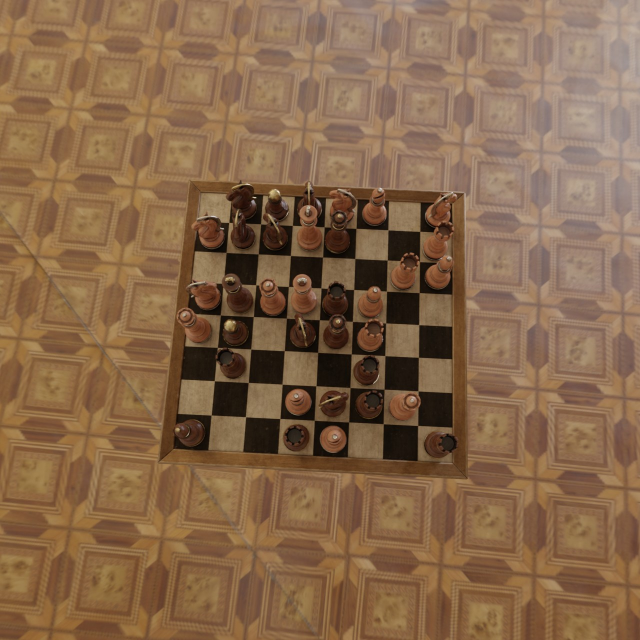
#> input picture data/test/1.jpg, 1280 x 1280 px (shown at 1/2 size)
$ python test_square_extraction.py
#> lines starting #> are read from the running program, lines starting #| are printed output that depends on the picture; after the words box and inside, x2 and y2 are one past the last pixel; in counts of white or black regions, pixels touching at a corner belong together
### board_detection.py
import cv2
import numpy as np

# ------------------------------------------------------------
# Utility: Order points TL, TR, BR, BL
# ------------------------------------------------------------
def order_corners(pts):
    pts = np.array(pts)
    s = pts.sum(axis=1)
    diff = np.diff(pts, axis=1)

    tl = pts[np.argmin(s)]
    br = pts[np.argmax(s)]
    tr = pts[np.argmin(diff)]
    bl = pts[np.argmax(diff)]
    return np.array([tl, tr, br, bl], dtype="float32")


# ------------------------------------------------------------
# Hough-line-based board detector
# ------------------------------------------------------------
def detect_using_lines(gray):
    edges = cv2.Canny(gray, 60, 180)

    # detect strong lines on the board edges
    lines = cv2.HoughLinesP(edges, 1, np.pi/180, threshold=120,
                            minLineLength=gray.shape[1]//4,
                            maxLineGap=40)
    if lines is None:
        return None

    lines = lines[:, 0]

    # endpoints of lines
    pts = []
    for x1, y1, x2, y2 in lines:
        pts.append([x1, y1])
        pts.append([x2, y2])

    pts = np.array(pts)

    # compute convex hull – should be the board
    hull = cv2.convexHull(pts)
    if len(hull) < 4:
        return None

    # simplify hull to 4 corners
    epsilon = 0.02 * cv2.arcLength(hull, True)
    approx = cv2.approxPolyDP(hull, epsilon, True)
    if len(approx) != 4:
        return None

    return approx.reshape(4, 2)


# ------------------------------------------------------------
# Contour-based square-grid detection
# ------------------------------------------------------------
# [60 lines left out: functions detect_using_contours, detect_using_chessboard, not called in this run]


# ------------------------------------------------------------
# MAIN: combine 3 methods
# ------------------------------------------------------------
def detect_board_corners(img):
    gray = cv2.cvtColor(img, cv2.COLOR_BGR2GRAY)

    # 1) Try line-based
    c1 = detect_using_lines(gray)
    if c1 is not None:
        return order_corners(c1)

    # 2) Try contour-based
    c2 = detect_using_contours(gray)
    if c2 is not None:
        return order_corners(c2)

    # 3) Fallback: findChessboardCornersSB
    c3 = detect_using_chessboard(gray)
    if c3 is not None:
        return order_corners(c3)

    return None  # nothing found


# ------------------------------------------------------------
# Warp the board so it is flat top-down
# ------------------------------------------------------------
def warp_board(img, corners, out_size=800):
    dst = np.array([
        [0, 0],
        [out_size-1, 0],
        [out_size-1, out_size-1],
        [0, out_size-1]
    ], dtype="float32")

    M = cv2.getPerspectiveTransform(corners.astype("float32"), dst)
    warped = cv2.warpPerspective(img, M, (out_size, out_size))
    return warped


# ============================================================
# Improved grid detection using Hough-lines on warped board
# ============================================================

# [88 lines left out: functions merge_close_lines, force_exact_lines, detect_grid_lines, draw_grid_lines, not called in this run]

### square_extraction.py
import cv2

def extract_squares(board_img):
    """Return list of 64 square images in FEN order (a8→h1)"""
    squares = []
    size = board_img.shape[0]  # assuming square image
    sq_size = size // 8

    for row in range(8):
        for col in range(8):
            y1 = row * sq_size
            x1 = col * sq_size
            square = board_img[y1:y1+sq_size, x1:x1+sq_size]
            squares.append(square)
    return squares

### test_square_extraction.py
import cv2
import os
import matplotlib.pyplot as plt
from board_detection import detect_board_corners, warp_board
from square_extraction import extract_squares

# -------------------------
# Load image
# -------------------------
image_path = "data/test/1.jpg"
image = cv2.imread(image_path)
#> image is the input picture: shape (1280, 1280, 3); mean B, G, R 74.5, 103, 134.5

if image is None:
    raise FileNotFoundError(f"Could not load image: {image_path}")

# -------------------------
# Detect board corners
# -------------------------
corners = detect_board_corners(image)
#> in detect_board_corners, `gray = cv2.cvtColor(img, cv2.COLOR_BGR2GRAY)`:
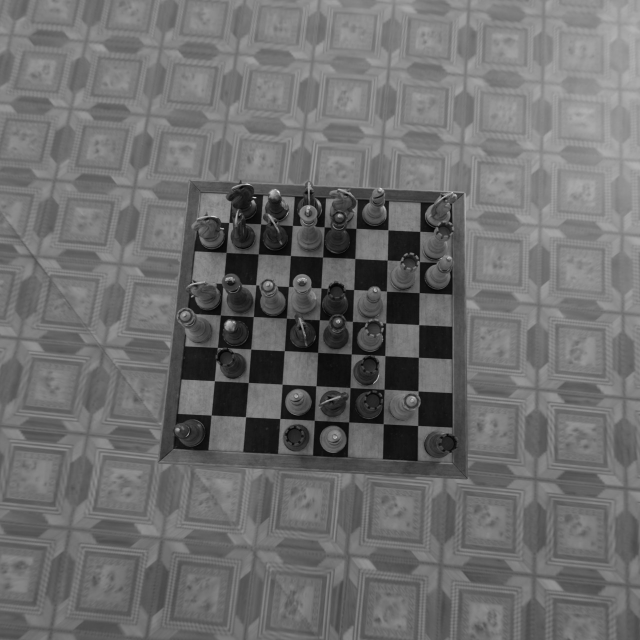
#> gray: shape (1280, 1280) (shown at 1/2 size); min 1, max 237, mean 109.1
#> in detect_using_lines, `edges = cv2.Canny(gray, 60, 180)`:
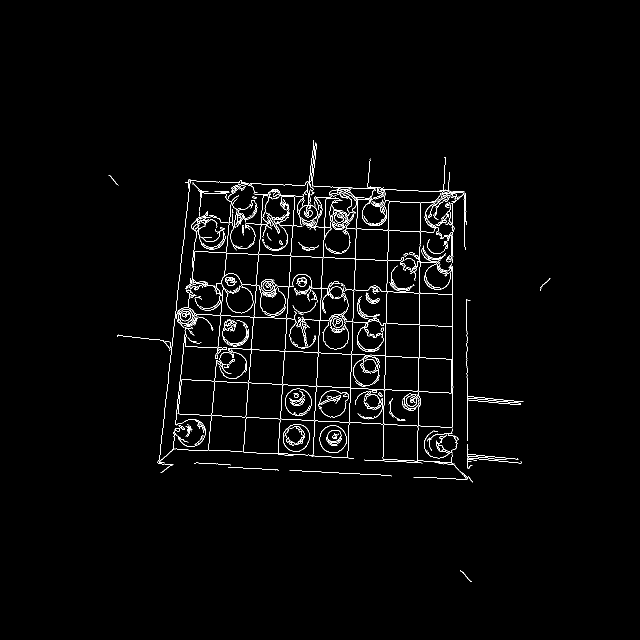
#> edges: shape (1280, 1280) (shown at 1/2 size); 1.8% white in thin lines or dots, all inside (x1, y1, x2, y2) = (217, 280, 1101, 1164)
#> in detect_using_lines, `lines = cv2.HoughLinesP(edges, 1, np.pi/180, threshold=120, minLineLen..`: lines = 22 rows, first 6: [336, 757, 934, 788], [623, 942, 653, 373], [329, 825, 935, 857], [905, 957, 905, 384], [333, 690, 709, 709], [456, 934, 782, 951]
#> the loop in detect_using_lines, `for x1, y1, x2, y2 in lines:` made 22 passes
#> (x1, y1, x2, y2) on passes 1 to 12: (336, 757, 934, 788), (623, 942, 653, 373), (329, 825, 935, 857), (905, 957, 905, 384), (333, 690, 709, 709), (456, 934, 782, 951), (695, 946, 712, 459), (342, 930, 394, 436), (351, 626, 771, 648), (370, 691, 404, 362), (424, 825, 457, 446), (564, 768, 592, 371)
#> after the loop in detect_using_lines, `for x1, y1, x2, y2 in lines:`: pts = 44 pairs, first value 329 to 935, second value 359 to 957
#> in detect_using_lines, `hull = cv2.convexHull(pts)`: hull = contour of 9 points, box (x1, y1, x2, y2) (329, 359, 936, 958), area 334388
#> in detect_using_lines, `epsilon = 0.02 * cv2.arcLength(hull, True)`: epsilon = 45.07
#> in detect_using_lines, `approx = cv2.approxPolyDP(hull, epsilon, True)`: approx = [[905, 957], [342, 930], [379, 359], [931, 410]]
#> in order_corners, `s = pts.sum(axis=1)`: s = [1862, 1272, 738, 1341]
#> in order_corners, `diff = np.diff(pts, axis=1)`: diff = [52, 588, -20, -521]
#> in order_corners, `tl = pts[np.argmin(s)]`: tl = [379, 359]
#> in order_corners, `br = pts[np.argmax(s)]`: br = [905, 957]
#> in order_corners, `tr = pts[np.argmin(diff)]`: tr = [931, 410]
#> in order_corners, `bl = pts[np.argmax(diff)]`: bl = [342, 930]
#> corners = [[379, 359], [931, 410], [905, 957], [342, 930]]

if corners is None:
    raise ValueError("❌ Board not detected")

# -------------------------
# Warp the board
# -------------------------
warped = warp_board(image, corners, out_size=800)
#> in warp_board, `M = cv2.getPerspectiveTransform(corners.astype("float32"), dst)`: M = [[1.35, 0.0874, -542.6], [-0.128, 1.39, -449.2], [-7.83e-05, 2.54e-05, 1]]
#> in warp_board, `warped = cv2.warpPerspective(img, M, (out_size, out_size))`:
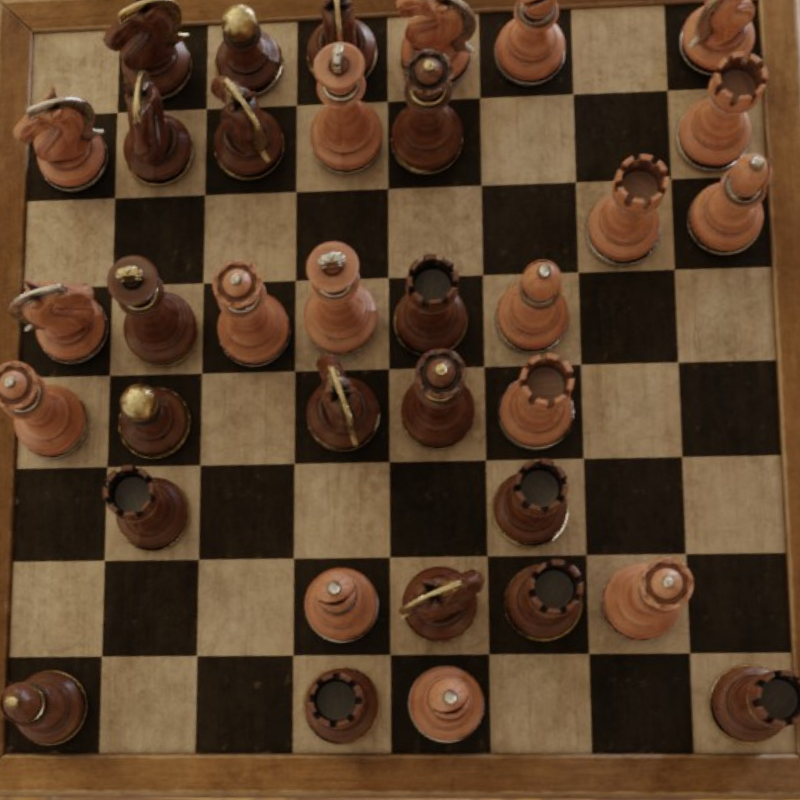
#> warped: shape (800, 800, 3); mean B, G, R 42.1, 63.4, 87.4

# -------------------------
# Draw simple gridlines
# -------------------------
grid_img = warped.copy()
sq_size = warped.shape[0] // 8
#> sq_size = 100

for i in range(1, 8):
    cv2.line(grid_img, (0, i * sq_size), (warped.shape[1], i * sq_size), (0, 255, 0), 2)
    cv2.line(grid_img, (i * sq_size, 0), (i * sq_size, warped.shape[0]), (0, 255, 0), 2)
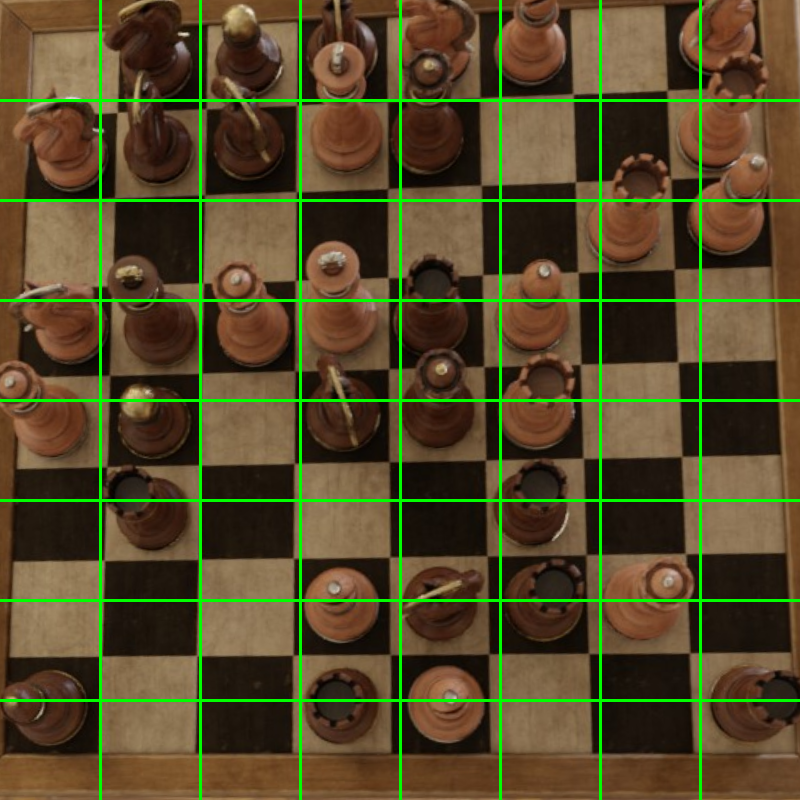
#> grid_img: shape (800, 800, 3); 5.18% of pixels changed, all inside (x1, y1, x2, y2) = (0, 0, 800, 800)

plt.figure(figsize=(8, 8))
plt.imshow(cv2.cvtColor(grid_img, cv2.COLOR_BGR2RGB))
plt.title("Warped Board with Gridlines")
plt.axis("off")
plt.show()

# -------------------------
# Extract squares
# -------------------------
squares = extract_squares(warped)
#> after the loop in extract_squares, `for row in range(8):`: squares = 64 items
#> squares = 64 items

# -------------------------
# Save squares
# -------------------------
output_dir = "outputs/squares_test"
os.makedirs(output_dir, exist_ok=True)

for i, sq in enumerate(squares):
    cv2.imwrite(f"{output_dir}/square_{i}.png", sq)
#> this loop made 64 passes
#> pass 1, `cv2.imwrite(f"{output_dir}/square_{i}.png", sq)`:
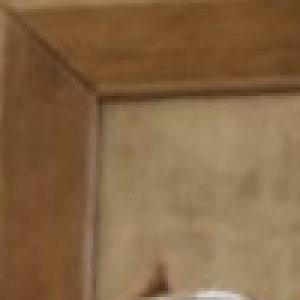
#> saved as square_0.png: shape (100, 100, 3) (shown 3 times larger); mean B, G, R 68.7, 102.9, 133.6
#> pass 2, `cv2.imwrite(f"{output_dir}/square_{i}.png", sq)`:
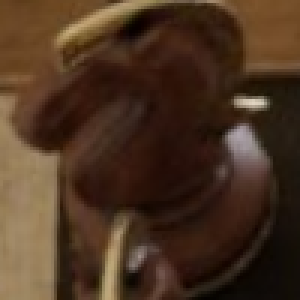
#> saved as square_1.png: shape (100, 100, 3) (shown 3 times larger); mean B, G, R 33.6, 51.5, 74.8

# -------------------------
# Show first 16 squares
# -------------------------
plt.figure(figsize=(10, 10))
for i in range(16):
    plt.subplot(4, 4, i+1)
    plt.imshow(cv2.cvtColor(squares[i], cv2.COLOR_BGR2RGB))
    plt.axis("off")
plt.show()
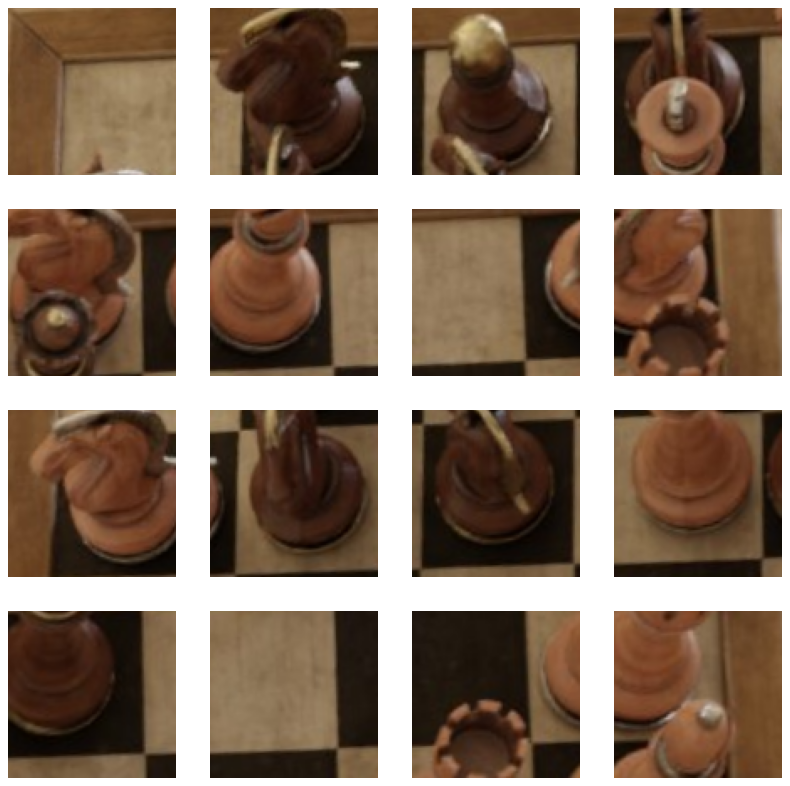
#> figure drawn by matplotlib, 16 panels

$ run again, with data/test/0.jpg copied over data/test/1.jpg
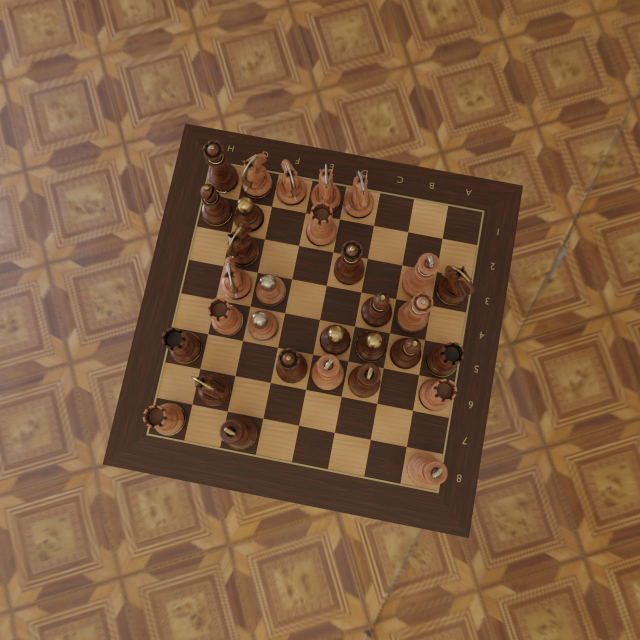
#> input picture data/test/0.jpg, 1280 x 1280 px (shown at 1/2 size)
#> image is the input picture: shape (1280, 1280, 3); mean B, G, R 62.8, 92, 125.1
#> edges: shape (1280, 1280); 2% white in thin lines or dots, all inside (x1, y1, x2, y2) = (17, 111, 1046, 1275)
#> lines = 29 rows, first 6: [326, 724, 901, 836], [358, 585, 926, 696], [309, 795, 885, 907], [440, 899, 562, 326], [343, 654, 913, 765], [613, 779, 693, 370]
#> the loop in detect_using_lines, `for x1, y1, x2, y2 in lines:` made 29 passes
#> after the loop in detect_using_lines, `for x1, y1, x2, y2 in lines:`: pts = 58 pairs, first value 305 to 1038, second value 255 to 1075
#> hull = [[1038, 423], [1006, 632], [936, 1075], [361, 884], [351, 878], [305, 815], [417, 255], [435, 258]]
#> epsilon = 51.4
#> approx = [[1038, 423], [936, 1075], [305, 815], [417, 255]]
#> s = [1461, 2011, 1120, 672]
#> diff = [-615, 139, 510, -162]
#> tl = [417, 255]
#> br = [936, 1075]
#> tr = [1038, 423]
#> bl = [305, 815]
#> corners = [[417, 255], [1038, 423], [936, 1075], [305, 815]]
#> M = [[1.58, 0.315, -737.2], [-0.428, 1.58, -225.1], [0.00023, 0.000122, 1]]
#> after the loop `for i in range(1, 8):`:
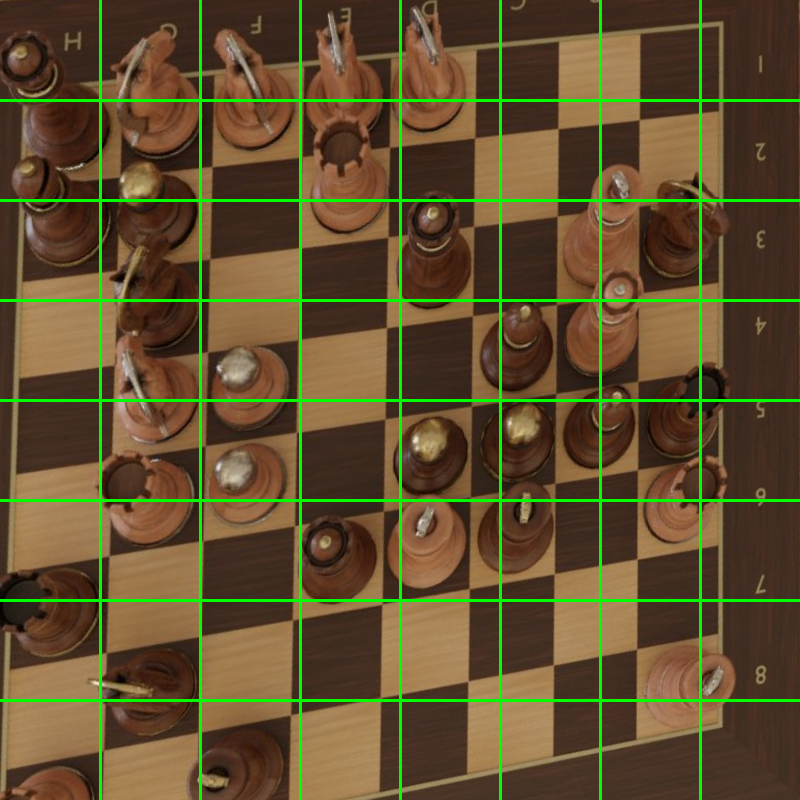
#> grid_img: shape (800, 800, 3); mean B, G, R 44.9, 80.3, 94.5
#> after the loop in extract_squares, `for row in range(8):`: squares = 64 items
#> the loop `for i, sq in enumerate(squares):` made 64 passes
#> pass 2, `cv2.imwrite(f"{output_dir}/square_{i}.png", sq)`:
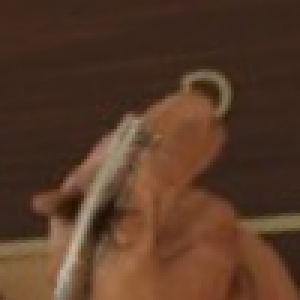
#> saved as square_1.png: shape (100, 100, 3) (shown 3 times larger); mean B, G, R 39.9, 58, 87.3
